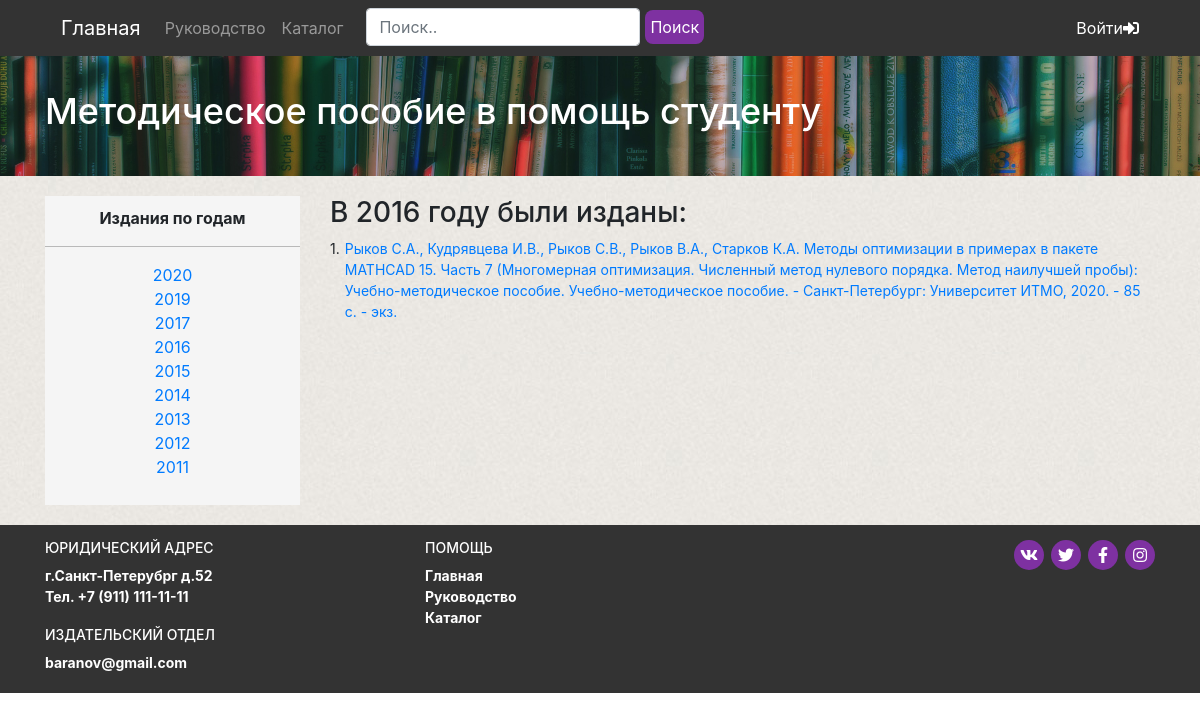
The app's page /year.php?year_id=5 with its own data.
### tables this page shows
CREATE TABLE `years` (
  `year_id` int(11) NOT NULL,
  `year` int(5) NOT NULL
);

CREATE TABLE `books` (
  `book_id` int(11) NOT NULL,
  `name` varchar(255) NOT NULL,
  `author` varchar(256) NOT NULL,
  `additional_information` text NOT NULL,
  `image` text NOT NULL,
  `annotation` text NOT NULL,
  `description` text NOT NULL,
  `PDF` text NOT NULL,
  `year_id` int(11) NOT NULL DEFAULT 0
);

### include/functions.php (called while the page is built, shortened)
<?php
function get_years() {
	global $link;
	$sql = "SELECT * FROM years";
	$result = mysqli_query($link, $sql);
	$years = mysqli_fetch_all($result, MYSQLI_ASSOC);
	return $years;
}
function get_books_by_year($year_id) {
	global $link;
	$year_id = mysqli_real_escape_string($link, $year_id);
	$sql = 'SELECT * FROM books WHERE year_id = "'.$year_id.'"';
	$result = mysqli_query($link, $sql);
	$book = mysqli_fetch_all($result, MYSQLI_ASSOC);
	return $book;
}
function get_year_title($year_id) {
	global $link;
	$year_id = mysqli_real_escape_string($link, $year_id);
	$sql = 'SELECT year FROM years WHERE year_id = "'.$year_id.'"';
	$result = mysqli_query($link, $sql);
	$year = mysqli_fetch_assoc($result);
	return $year['year'];
}
?>

### year.php (the view)
<?php
require_once("header.php");
?>
<section class="year bg">
	<div class="container">
		<div class="row">
			<div class="col-md-3">
				<div class="years-block">
					<p class="years-block__title">Издания по годам</p>
					<hr>
					<ul class="years-block__list">
							<?php
						$years = get_years();
						?>
						<?php foreach($years as $year) : ?>
							<a href="year.php?year_id=<?=$year['year_id']?>" class="years-block__item"><?=$year['year']?><li></li></a>
							<?php endforeach; ?>
					</ul>
				</div>
			</div>
			<div class="col-md-9">
					<?php
					$year_id = htmlspecialchars($_GET['year_id']);
					$books = get_books_by_year($year_id);
					$i = 1;
					?>
				<div class="books-block">
						<h3 class="books-block__title">В <?=get_year_title($year_id)?> году были изданы:</h3>
						<ul class="books-block__list">
							<?php foreach($books as $book) : ?>
							<li class="books-block__item">
									<span class="books-block__item_count"><?php echo $i++;?>.</span>
									<a href="book.php?book_id=<?=$book['book_id']?>">
									<?=$book['author'].' '?><?=$book['name'].' '?><?=$book['additional_information']?>
									</a>
							</li>
							<?php endforeach; ?>
						</ul>
				</div>
			</div>
		</div>
	</div>
</section>
<?php
require_once("footer.php");
?>

### css/styles.css (style rules this page uses)
hr { border: none; color: #adadad88; background-color: #adadad88; height: 2px; width: 100%; margin: 21px 0px; }
.bg { background-image: url("../img/bg/bg-content1.jpg"); background-repeat: repeat; padding: 20px 0; min-height: 70%; }
.years-block { text-align: center; background-color: #f5f5f5; padding: 10px 0; }
.years-block__title { font-weight: 700; }
.years-block__list { list-style: none; padding: 0; }
.years-block__item { display: -webkit-box; display: -ms-flexbox; display: flex; -webkit-box-pack: center; -ms-flex-pack: center; justify-content: center; }
.books-block__list { list-style: none; padding: 0; font-size: 14px; }
.books-block__item { display: -webkit-box; display: -ms-flexbox; display: flex; }
.books-block__item_count { margin-right: 5px; }

### records on screen
years: year "2020"
years: year "2019"
years: year "2017"
years: year "2016"
years: year "2015"
years: year "2014"
years: year "2013"
years: year "2012"
years: year "2011"
books: author "Рыков С.А., Кудрявцева И.В., Рыков С.В., Рыков В.А., Старков К.А.", name "Методы оптимизации в примерах в пакете MATHCAD 15. Часть 7 (Многомерная оптимизация. Численный метод нулевого порядка. Метод наилучшей пробы): Учебно-методическое пособие.", additional_information "Учебно-методическое пособие. - Санкт-Петербург: Университет ИТМО, 2020. - 85 с. - экз."
